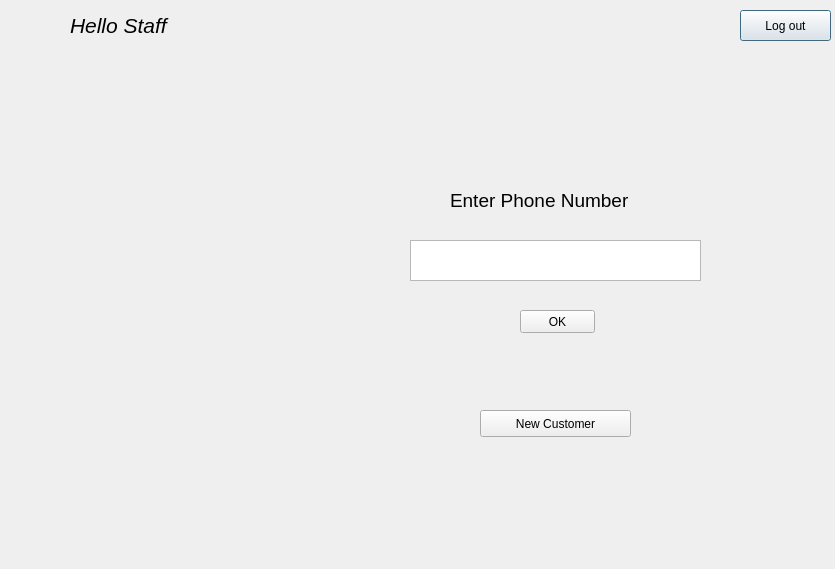
<?xml version="1.0" encoding="UTF-8"?>
<ui version="4.0">
 <class>Dialog6</class>
 <widget class="QDialog" name="Dialog6">
  <property name="geometry">
   <rect>
    <x>0</x>
    <y>0</y>
    <width>835</width>
    <height>569</height>
   </rect>
  </property>
  <property name="windowTitle">
   <string>Dialog</string>
  </property>
  <widget class="QLabel" name="label">
   <property name="geometry">
    <rect>
     <x>70</x>
     <y>10</y>
     <width>121</width>
     <height>31</height>
    </rect>
   </property>
   <property name="text">
    <string>&lt;html&gt;&lt;head/&gt;&lt;body&gt;&lt;p&gt;&lt;span style=&quot; font-size:16pt; font-style:italic;&quot;&gt;Hello Staff&lt;/span&gt;&lt;/p&gt;&lt;/body&gt;&lt;/html&gt;</string>
   </property>
  </widget>
  <widget class="QPushButton" name="pushButton">
   <property name="geometry">
    <rect>
     <x>740</x>
     <y>10</y>
     <width>91</width>
     <height>31</height>
    </rect>
   </property>
   <property name="text">
    <string>Log out</string>
   </property>
  </widget>
  <widget class="QTextEdit" name="textEdit">
   <property name="geometry">
    <rect>
     <x>410</x>
     <y>240</y>
     <width>291</width>
     <height>41</height>
    </rect>
   </property>
  </widget>
  <widget class="QLabel" name="label_2">
   <property name="geometry">
    <rect>
     <x>450</x>
     <y>180</y>
     <width>211</width>
     <height>41</height>
    </rect>
   </property>
   <property name="text">
    <string>&lt;html&gt;&lt;head/&gt;&lt;body&gt;&lt;p&gt;&lt;span style=&quot; font-size:14pt;&quot;&gt;Enter Phone Number&lt;/span&gt;&lt;/p&gt;&lt;/body&gt;&lt;/html&gt;</string>
   </property>
  </widget>
  <widget class="QPushButton" name="pushButton_2">
   <property name="geometry">
    <rect>
     <x>520</x>
     <y>310</y>
     <width>75</width>
     <height>23</height>
    </rect>
   </property>
   <property name="text">
    <string>OK</string>
   </property>
  </widget>
  <widget class="QLabel" name="label_3">
   <property name="geometry">
    <rect>
     <x>100</x>
     <y>130</y>
     <width>201</width>
     <height>281</height>
    </rect>
   </property>
   <property name="text">
    <string>&lt;html&gt;&lt;head/&gt;&lt;body&gt;&lt;p&gt;&lt;img src=&quot;:/resources/Coffeeimage/images-3.jpg&quot;/&gt;&lt;/p&gt;&lt;/body&gt;&lt;/html&gt;</string>
   </property>
  </widget>
  <widget class="QPushButton" name="pushButton_3">
   <property name="geometry">
    <rect>
     <x>480</x>
     <y>410</y>
     <width>151</width>
     <height>27</height>
    </rect>
   </property>
   <property name="text">
    <string>New Customer</string>
   </property>
  </widget>
 </widget>
 <resources>
  <include location="2_logo.qrc"/>
 </resources>
 <connections/>
</ui>
